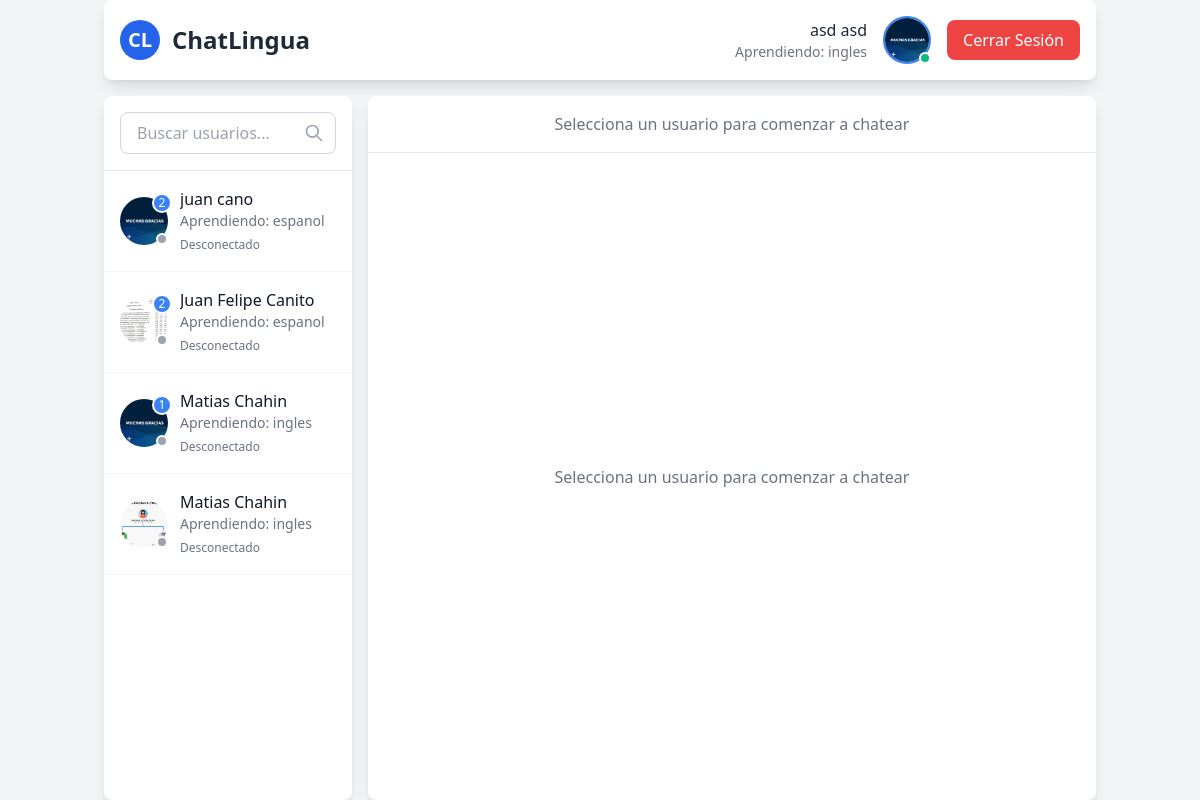
Page /index.php?action=chat (signed in) on the committed database.
### tables this page shows
CREATE TABLE `usuarios` (
  `id` int(11) NOT NULL,
  `nombre` varchar(50) NOT NULL,
  `apellido` varchar(50) NOT NULL,
  `email` varchar(100) NOT NULL,
  `password` varchar(255) NOT NULL,
  `idioma_aprender` varchar(20) NOT NULL,
  `foto_perfil` varchar(255) DEFAULT 'default.jpg',
  `estado` enum('conectado','desconectado') DEFAULT 'desconectado',
  `fecha_registro` timestamp NOT NULL DEFAULT current_timestamp(),
  `reset_token` varchar(100) DEFAULT NULL,
  `reset_expira` datetime DEFAULT NULL
);

### controllers/ChatController.php (called while the page is built, shortened)
<?php
class ChatController {
    private $usuarioModel;
    public function __construct() {
        $this->usuarioModel = new Usuario();
    }
    public function index() {
        $usuarios_activos = $this->usuarioModel->obtenerUsuariosActivos($_SESSION['usuario']['id']);
        require_once 'views/chat.php';
    }
}

### config/Database.php (called while the page is built)
<?php
class Database {
    private static $instancia = null;
    private $conexion;
    private function __construct() {
        try {
            $this->conexion = new PDO(
                "mysql:host=localhost;dbname=chatlingua",
                "root",
                "[Nomeacuerd0]",
                array(PDO::ATTR_ERRMODE => PDO::ERRMODE_EXCEPTION)
            );
            $this->conexion->exec("SET NAMES 'utf8'");
        } catch(PDOException $e) {
            echo "Error de conexión: " . $e->getMessage();
            die();
        }
    }
    public static function obtenerInstancia() {
        if (!self::$instancia) {
            self::$instancia = new Database();
        }
        return self::$instancia;
    }
    public function obtenerConexion() {
        return $this->conexion;
    }
}

### models/Usuario.php (called while the page is built, shortened)
<?php
class Usuario {
    private $db;
    public function __construct() {
        $this->db = Database::obtenerInstancia()->obtenerConexion();
    }
    public function obtenerUsuariosActivos($usuario_actual_id) {
        try {
            $sql = "SELECT
                        u.id,
                        u.nombre,
                        u.apellido,
                        u.foto_perfil,
                        u.estado,
                        u.idioma_aprender,
                        (SELECT COUNT(*)
                         FROM mensajes m
                         WHERE m.emisor_id = u.id
                         AND m.receptor_id = :usuario_actual_id
                         AND m.leido = 0) as mensajes_no_leidos
                    FROM usuarios u
                    WHERE u.id != :usuario_actual_id
                    ORDER BY u.estado = 'conectado' DESC,
                             u.nombre ASC";
            $stmt = $this->db->prepare($sql);
            $stmt->execute([':usuario_actual_id' => $usuario_actual_id]);
            $usuarios = $stmt->fetchAll(PDO::FETCH_ASSOC);
            return $usuarios ? $usuarios : [];
        } catch (PDOException $e) {
            error_log("Error al obtener usuarios: " . $e->getMessage());
            return [];
        }
    }
}

### views/chat.php (the view, shortened to what this page needs)
<!DOCTYPE html>
<html lang="es">
<head>
    <link href="https://cdn.jsdelivr.net/npm/tailwindcss@2.2.19/dist/tailwind.min.css" rel="stylesheet">
</head>
<body class="bg-gray-100">
    <div class="container mx-auto px-4 h-screen flex flex-col">
        <div class="bg-white rounded-lg shadow-lg p-4 flex justify-between items-center mb-4">
            <div class="flex items-center space-x-3">
                <div class="w-10 h-10 bg-blue-600 rounded-full flex items-center justify-center">
                    <span class="text-xl text-white font-bold">CL</span>
                </div>
                <h1 class="text-2xl font-bold text-gray-800">ChatLingua</h1>
            </div>
            <div class="flex items-center space-x-4">
                <div class="text-right">
                    <p class="font-medium text-gray-800">
                        <?php echo htmlspecialchars($_SESSION['usuario']['nombre'] . ' ' . $_SESSION['usuario']['apellido']); ?>
                    </p>
                    <p class="text-sm text-gray-500">
                        Aprendiendo: <?php echo htmlspecialchars($_SESSION['usuario']['idioma_aprender']); ?>
                    </p>
                </div>
                <div class="relative">
                    <img
                        src="uploads/<?php echo htmlspecialchars($_SESSION['usuario']['foto_perfil']); ?>"
                        alt="Foto de perfil"
                        class="w-12 h-12 rounded-full object-cover border-2 border-blue-500"
                        onerror="this.src='uploads/default.jpg'"
                    >
                    <span class="absolute bottom-0 right-0 w-3 h-3 bg-green-500 rounded-full border-2 border-white"></span>
                </div>
                <a href="index.php?action=logout"
                   class="bg-red-500 text-white px-4 py-2 rounded-lg hover:bg-red-600 transition-colors duration-200">
                    Cerrar Sesión
                </a>
            </div>
        </div>
        <div class="flex-1 flex space-x-4">
            <div class="w-1/4 bg-white rounded-lg shadow-lg flex flex-col">
                <div class="p-4 border-b border-gray-200">
                    <div class="relative">
                        <input
                            type="text"
                            placeholder="Buscar usuarios..."
                            class="w-full px-4 py-2 border border-gray-300 rounded-lg focus:outline-none focus:border-blue-500"
                            id="buscar-usuario"
                        >
                        <span class="absolute right-3 top-1/2 transform -translate-y-1/2 text-gray-400">
                            <svg class="w-5 h-5" fill="none" stroke="currentColor" viewBox="0 0 24 24">
                                <path stroke-linecap="round" stroke-linejoin="round" stroke-width="2" d="M21 21l-6-6m2-5a7 7 0 11-14 0 7 7 0 0114 0z"/>
                            </svg>
                        </span>
                    </div>
                </div>
                <div class="flex-1 overflow-y-auto" id="lista-usuarios">
                    <?php if (empty($usuarios_activos)): ?>
                        <div class="p-4 text-center text-gray-500">
                            No hay usuarios disponibles
                        </div>
                    <?php else: ?>
                        <?php foreach ($usuarios_activos as $usuario): ?>
                            <div class="usuario-chat hover:bg-gray-50 cursor-pointer transition-colors duration-200"
                                 data-usuario-id="<?php echo $usuario['id']; ?>">
                                <div class="p-4 border-b border-gray-100">
                                    <div class="flex items-center space-x-3">
                                        <div class="relative">
                                            <img
                                                src="uploads/<?php echo htmlspecialchars($usuario['foto_perfil']); ?>"
                                                alt="Foto de <?php echo htmlspecialchars($usuario['nombre']); ?>"
                                                class="w-12 h-12 rounded-full object-cover"
                                                onerror="this.src='uploads/default.jpg'"
                                            >
                                            <span class="absolute bottom-0 right-0 w-3 h-3 rounded-full border-2 border-white
                                                       <?php echo $usuario['estado'] === 'conectado' ? 'bg-green-500' : 'bg-gray-400'; ?>">
                                            </span>
                                            <?php if ($usuario['mensajes_no_leidos'] > 0): ?>
                                                <span class="absolute -top-1 -right-1 bg-blue-500 text-white text-xs w-5 h-5 rounded-full flex items-center justify-center border-2 border-white">
                                                    <?php echo $usuario['mensajes_no_leidos']; ?>
                                                </span>
                                            <?php endif; ?>
                                        </div>
                                        <div class="flex-1 min-w-0">
                                            <p class="font-medium text-gray-900 truncate nombre-usuario">
                                                <?php echo htmlspecialchars($usuario['nombre'] . ' ' . $usuario['apellido']); ?>
                                            </p>
                                            <p class="text-sm text-gray-500 truncate">
                                                Aprendiendo: <?php echo htmlspecialchars($usuario['idioma_aprender']); ?>
                                            </p>
                                            <span class="text-xs <?php echo $usuario['estado'] === 'conectado' ? 'text-green-500' : 'text-gray-500'; ?>">
                                                <?php echo $usuario['estado'] === 'conectado' ? 'En línea' : 'Desconectado'; ?>
                                            </span>
                                        </div>
                                    </div>
                                </div>
                            </div>
                        <?php endforeach; ?>
                    <?php endif; ?>
                </div>
            </div>
            <div class="flex-1 bg-white rounded-lg shadow-lg flex flex-col">
                <div class="p-4 border-b border-gray-200" id="chat-header">
                    <div class="flex items-center justify-center h-full text-gray-500">
                        Selecciona un usuario para comenzar a chatear
                    </div>
                </div>
                <div id="chat-area" class="flex-1 p-4 overflow-y-auto">
                    <div class="flex items-center justify-center h-full text-gray-500">
                        Selecciona un usuario para comenzar a chatear
                    </div>
                </div>
            </div>
        </div>
    </div>
</body>
</html>

### rows in the picture
usuarios: foto_perfil (picture), mensajes_no_leidos "2", nombre+apellido "juan cano", idioma_aprender "espanol", estado "Desconectado"
usuarios: foto_perfil (picture), mensajes_no_leidos "2", nombre+apellido "Juan Felipe Canito", idioma_aprender "espanol", estado "Desconectado"
usuarios: foto_perfil (picture), mensajes_no_leidos "1", nombre+apellido "Matias Chahin", idioma_aprender "ingles", estado "Desconectado"
usuarios: foto_perfil (picture), nombre+apellido "Matias Chahin", idioma_aprender "ingles", estado "Desconectado"

### other values in the picture
$_SESSION['usuario']['idioma_aprender'] "ingles"
